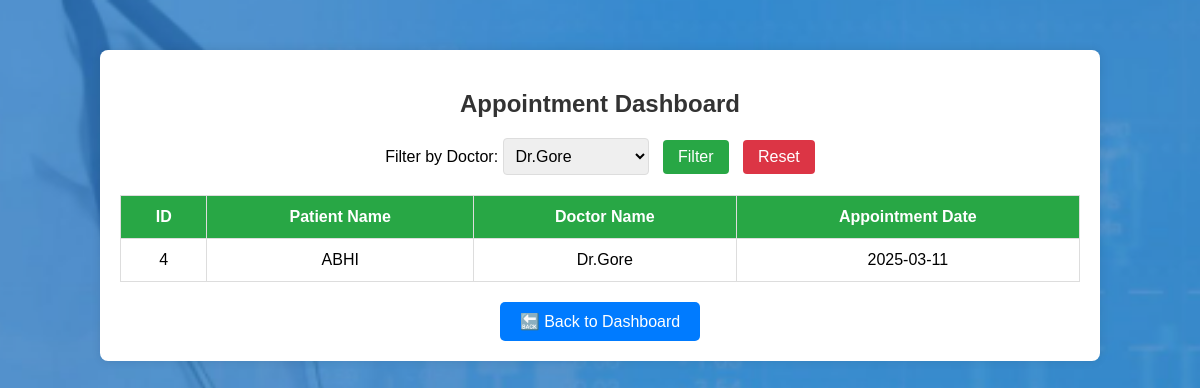
The app's page /appointment_list.php?doctor=Dr.Gore with its own data.
### tables this page shows
CREATE TABLE `appointments` (
  `id` int(11) NOT NULL,
  `name` varchar(100) NOT NULL,
  `email` varchar(100) NOT NULL,
  `appointment_date` date NOT NULL,
  `doctor` varchar(50) NOT NULL,
  `doctor_email` varchar(255) NOT NULL
);

### appointment_list.php (the view, shortened to what this page needs)
<?php
$conn = mysqli_connect("localhost", "root", "", "clinic");
$doctorQuery = "SELECT DISTINCT doctor FROM appointments";
$doctorResult = mysqli_query($conn, $doctorQuery);
$selectedDoctor = isset($_GET['doctor']) ? $_GET['doctor'] : '';
$query = "SELECT id, name AS patient_name, doctor AS doctor_name, appointment_date FROM appointments";
if ($selectedDoctor) {
    $query .= " WHERE doctor = '" . mysqli_real_escape_string($conn, $selectedDoctor) . "'";
}
$query .= " ORDER BY appointment_date DESC";
$result = mysqli_query($conn, $query);
?>
<!DOCTYPE html>
<html lang="en">
<head>
</head>
<body>
<div class="container">
    <h2>Appointment Dashboard</h2>
    <form method="GET">
        <label for="doctor">Filter by Doctor:</label>
        <select name="doctor" id="doctor">
            <?php while ($docRow = mysqli_fetch_assoc($doctorResult)) { ?>
                <option value="<?php echo htmlspecialchars($docRow['doctor']); ?>"
                    <?php if ($selectedDoctor == $docRow['doctor']) echo 'selected'; ?>>
                    <?php echo htmlspecialchars($docRow['doctor']); ?>
                </option>
            <?php } ?>
        </select>
        <button type="submit" class="filter-btn">Filter</button>
        <a href="admin_appointments.php"><button type="button" class="reset-btn">Reset</button></a>
    </form>
    <table>
        <thead>
            <tr>
                <th>ID</th>
                <th>Patient Name</th>
                <th>Doctor Name</th>
                <th>Appointment Date</th>
            </tr>
        </thead>
        <tbody>
            <?php while ($row = mysqli_fetch_assoc($result)) { ?>
                <tr>
                    <td><?php echo $row["id"]; ?></td>
                    <td><?php echo htmlspecialchars($row["patient_name"]); ?></td>
                    <td><?php echo htmlspecialchars($row["doctor_name"]); ?></td>
                    <td><?php echo $row["appointment_date"]; ?></td>
                </tr>
            <?php } ?>
        </tbody>
    </table>
    <a href="admin_dashboard.php" class="back-btn">🔙 Back to Dashboard</a>
</div>
</body>
</html>

### appointment_list.php (style rules this page uses)
body { font-family: Arial, sans-serif; margin: 0; padding: 0; background: url('header4.png') no-repeat center center fixed; background-size: cover; }
.container { width: 80%; margin: 50px auto; background: white; padding: 20px; box-shadow: 0px 0px 10px rgba(0, 0, 0, 0.1); border-radius: 8px; text-align: center; }
h2 { color: #333; }
form { margin-bottom: 20px; }
select { padding: 8px; font-size: 16px; border: 1px solid #ddd; border-radius: 4px; }
button { padding: 8px 15px; font-size: 16px; border: none; border-radius: 4px; cursor: pointer; margin-left: 10px; }
.filter-btn { background-color: #28a745; color: white; }
.reset-btn { background-color: #dc3545; color: white; }
table { width: 100%; border-collapse: collapse; margin-top: 20px; background: white; }
th, td { padding: 12px; border: 1px solid #ddd; text-align: center; }
th { background-color: #28a745; color: white; }
.back-btn { display: inline-block; margin-top: 20px; padding: 10px 20px; background-color: #007bff; color: white; text-decoration: none; border-radius: 5px; }

### records on screen
appointments: id "4", name "ABHI", doctor "Dr.Gore", appointment_date "2025-03-11"

### other values on screen
form field doctor "Dr.Gore"
